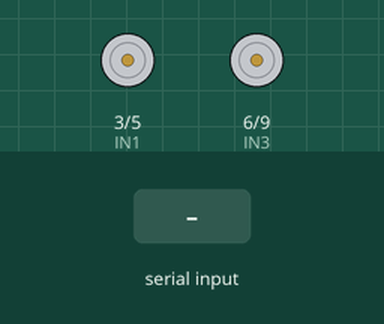
This sketch was run on a simulated Arduino Uno, built with avr-gcc and run on an emulated ATmega328P. Shown: motor-driver pin pairs drawn as motors (green arrow = first pin HIGH = forward, orange = second pin HIGH = backward, longer = more drive). Inputs (shaded band) come from the test bench.

Above: at 1.2 s.
1.3 s: "F" received over the second serial link
At 2.4 s:
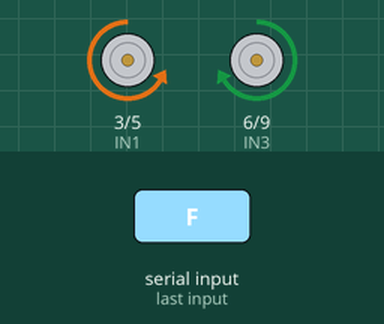
2.8 s: "B" received over the second serial link
At 3.6 s:
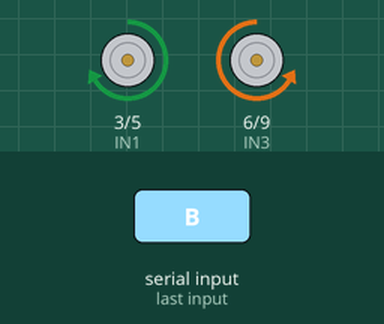
4.3 s: "R" received over the second serial link
At 4.7 s:
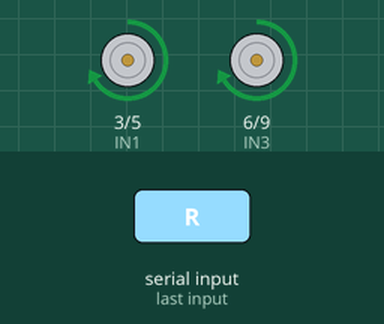
5.8 s: "L" received over the second serial link
At 7.0 s:
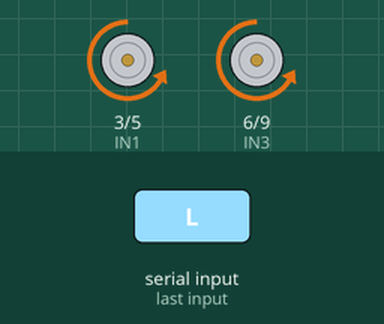
Timing chart, 0 to 8.3 s (numbered marks = the images above; inputs shaded):
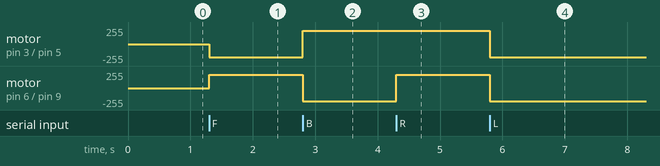

Measured:
- after the input at 1.3 s, motor on pin 3 (IN1) / pin 5 (IN2): stopped → backward 200/255 at once; motor on pin 6 (IN3) / pin 9 (IN4): stopped → forward 200/255 at once
- after the input at 2.8 s, motor on pin 3 (IN1) / pin 5 (IN2): backward 200/255 → forward 200/255 at once; motor on pin 6 (IN3) / pin 9 (IN4): forward 200/255 → backward 200/255 at once
- after the input at 4.3 s, motor on pin 6 (IN3) / pin 9 (IN4): backward 200/255 → forward 200/255 at once
- after the input at 5.8 s, motor on pin 3 (IN1) / pin 5 (IN2), motor on pin 6 (IN3) / pin 9 (IN4): forward 200/255 → backward 200/255 at once

The sketch:

bluetooth_rc_controller.ino
```cpp
//Bluetooth RC Controller
#include "SoftwareSerial.h"// استدعاء المكتبه
const int IN1=3;
const int IN2=5;
const int IN3=6;
const int IN4=9;
int BluetoothData;
SoftwareSerial HC05(11, 12); // TX, RX
int SPEED_Control=200;
void setup()
{
// تعريف مخارج الاردوينو للموتور
pinMode( IN1 ,OUTPUT);// Right Motor 1st wire
pinMode( IN2 ,OUTPUT);// Right Motor 2nd wire
pinMode( IN3 ,OUTPUT);// left Motor 1st wire
pinMode( IN4 ,OUTPUT);// left Motor 2nd wire
HC05.begin(9600);
}
void FORWARD(int Speed)
{
// للتحرك للامام
analogWrite(IN1,0);
analogWrite(IN2,Speed);
analogWrite(IN3,Speed);
analogWrite(IN4,0);
}
void BACKWARD(int Speed)
{
//للرجوع للخللف
analogWrite(IN1,Speed);
analogWrite(IN2,0);
analogWrite(IN3,0);
analogWrite(IN4,Speed);
}
void LEFT(int Speed)
{
//عشان الموتور يدور جهة اليسار
analogWrite(IN1,0);
analogWrite(IN2,Speed);
analogWrite(IN3,0);
analogWrite(IN4,Speed);
}
void RIGHT(int Speed)
{
//الدوران لليمين
analogWrite(IN1,Speed);
analogWrite(IN2,0);
analogWrite(IN3,Speed);
analogWrite(IN4,0);
}
void Stop()
{
//لوقف الموتور عن الحركة
analogWrite(IN1,0);
analogWrite(IN2,0);
analogWrite(IN3,0);
analogWrite(IN4,0);
}
void loop()
{
if (HC05.available())
{ // فحص حالة الاستقبال بتاع الاردوينو من البلوتوث
BluetoothData=HC05.read();
Serial.println(BluetoothData);
if(BluetoothData=='F')
{ /* لو جالك حرف اف هتتحرك للامام وفوق الخطوات اللي بتوضح اذاي هيتحرك للامام */
FORWARD(SPEED_Control);
}
if(BluetoothData=='B')
{ /* لو جالك حرف بي هتتحرك للخلف وفوق الخطوات اللي بتوضح اذاي هيتحرك للخلف */
BACKWARD(SPEED_Control);
}
if(BluetoothData=='R')
{ /* لو جالك حرف ار هتتحرك لليمين وفوق الخطوات اللي بتوضح اذاي هيتحرك لليمين */
RIGHT(SPEED_Control);
}
if(BluetoothData=='L')
{ /* لو جالك حرف ال هتتحرك لليسار وفوق الخطوات اللي بتوضح اذاي هيتحرك لليسار */
LEFT(SPEED_Control);
}
if(BluetoothData=='S')
{ /* لو جالك حرف اس هتوقف الروبوت وفوق الخطوات اللي بتوضح اذاي هتوقف المحركات */
Stop();
}
// للتحكم في سرعة العربية
if(BluetoothData=='0')
{ SPEED_Control=0 ;}
if(BluetoothData=='1')
{ SPEED_Control=50; }
if(BluetoothData=='2')
{ SPEED_Control=100; }
if(BluetoothData=='3')
{ SPEED_Control=120; }
if(BluetoothData=='4')
{ SPEED_Control=140; }
if(BluetoothData=='5')
{ SPEED_Control=160; }
if(BluetoothData=='6')
{ SPEED_Control=180; }
if(BluetoothData=='7')
{ SPEED_Control=200; }
if(BluetoothData=='8')
{ SPEED_Control=220; }
if(BluetoothData=='9')
{ SPEED_Control=240; }
if(BluetoothData=='q')
{ SPEED_Control=255; }
}
}
```
